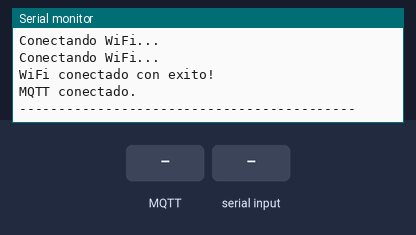
Bench run of a sketch on a simulated ESP32. Parts: the last lines printed to the serial monitor. The inputs (shaded band) are chosen by the test bench. WiFi joins after 1.5 s; servers stay silent unless stated; no MQTT or app messages arrive unless stated.

Above: at 2.7 s.
2.8 s: MQTT message "Receptor:" arrives on the first subscribed topic
At 3.7 s:
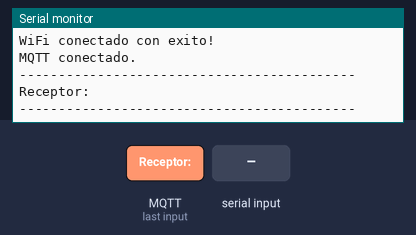
4.3 s: "Receptor:\n" received over Serial
At 4.8 s:
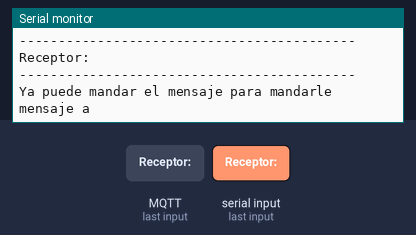
5.8 s: MQTT message "on" arrives on the first subscribed topic
At 7.0 s:
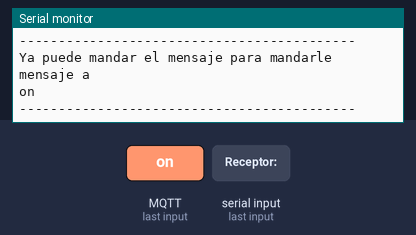
7.3 s: "1\n" received over Serial
At 8.3 s:
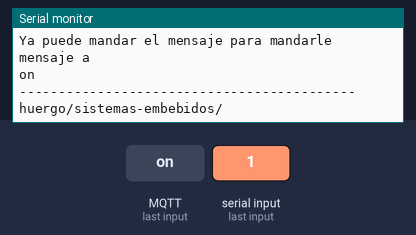
8.8 s: MQTT message "off" arrives on the first subscribed topic
At 9.4 s:
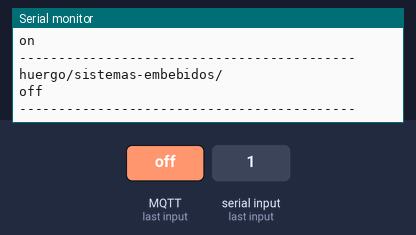

The sketch:

Ejercicio7.ino
```cpp
#include <WiFi.h>
#include <PubSubClient.h>
WiFiClient espClient;
PubSubClient client(espClient);


// Callback (una función con una firma particular) que respondera ante un nuevo mensaje recibido
void callback(char* topic, byte* payload, unsigned int length) {
  for (int i = 0; i < length; i++) {
    char letra = (char)payload[i];

    Serial.print(letra);
  }

  Serial.println();
  Serial.println("-------------------------------------------");
}


void setup() {
  Serial.begin(115200);

  // Conectarse a una red por nombre + contraseña
  WiFi.begin("iPhone de Morci","morcilover123");

  while (WiFi.status() != WL_CONNECTED) {
    delay(500);
    Serial.println("Conectando WiFi...");
  }

  Serial.println("WiFi conectado con exito!");

  client.setCallback(callback);
  client.setServer("broker.hivemq.com", 1883);
  client.connect("belmonte"); // devuelve un booleano indicando si se conecto correctamente

  if (!client.connected()) {
    Serial.println("MQTT no conectado, reintentando...");
    client.connect("belmonte");
  } else {
    Serial.println("MQTT conectado.");
  }

  client.subscribe("huergo/sistemas-embebidos/belmonte"); // seguir patron del topico a escuchar
  Serial.println("-------------------------------------------");
}

String usuario_a_escribir; // Fila 57

void loop() {
  if (Serial.available()) {
    bool xd = 0;
    String msg = Serial.readStringUntil('\n');

    if (msg.startsWith("Receptor:")) {
      xd = 1;
      usuario_a_escribir = msg.substring(9);
      Serial.println("Ya puede mandar el mensaje para mandarle mensaje a " + usuario_a_escribir);
    }

    if (xd == 0) {
      String msg_entero = "Belmonte: " + msg;
      String receptor = "huergo/sistemas-embebidos/" + usuario_a_escribir;
      Serial.println(receptor);
      client.publish(receptor.c_str(), msg_entero.c_str()); // convertir el mensaje mediante .c_str()
    }
  }

  client.loop();
}
```

Measured:
- after the input at 2.8 s, the serial monitor: prints a new line at once (image 1)
- after the input at 4.3 s, the serial monitor: prints a new line at once (image 2)
- after the input at 5.8 s, the serial monitor: prints a new line at once (image 3)
- after the input at 7.3 s, the serial monitor: prints a new line at once (image 4)
- after the input at 8.8 s, the serial monitor: prints a new line at once (image 5)
